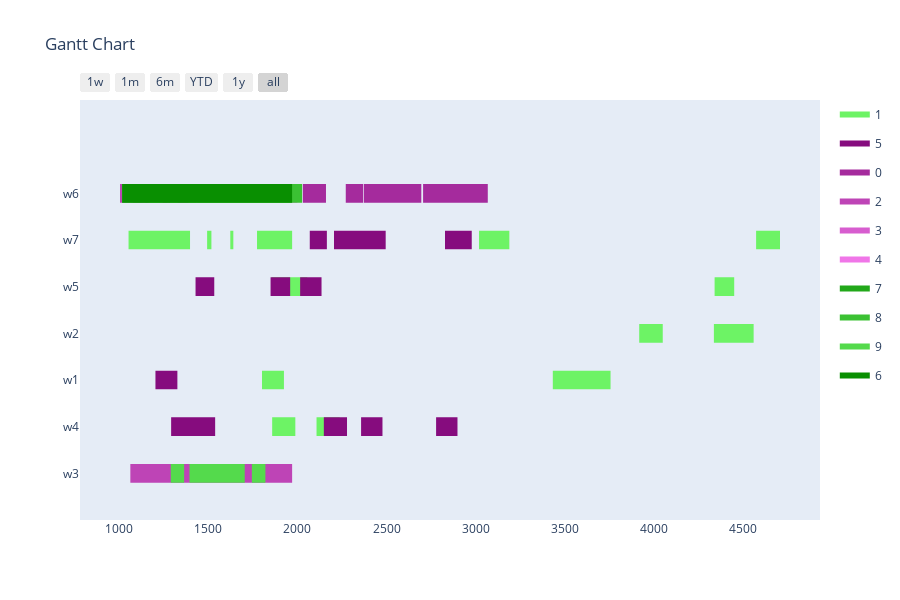

Write notebook code for a chart like this one.
### Markdown cell above
Config 3 - Only valid mutations for time slots

### Code cell
optimizer = BaseGA(env)
optimizer.configure('tardiness', 'twopointcrossover', 'roulettewheel', 'onlyfeasibletimeslot')
last_time_slot = 0
for order in orders:
    if order[1] > last_time_slot:
        last_time_slot = order[1]
# all parameters after offspring_amount are optional (in this case -> verbose=True)
result, best_fitness_history, average_fitness_history, best_generation_history, feasible_gen = optimizer.optimize(orders, max_generations, earliest_time_slot, last_time_slot, population_size, offspring_amount, verbose=True)
workstation_assignments = reformat_result(result, orders, env)
visualize(workstation_assignments, best_fitness_history, average_fitness_history, best_generation_history, feasible_gen)

### Figure 1 — Plotly figure (JSON) as saved in the notebook; plotly's stock layout.template omitted (floating-point values rounded to 4 significant figures; data arrays with more than 128 entries replaced by an {"elided": "..."} marker saying what was removed)
{"data": [{"fill": "toself", "fillcolor": "rgb(109, 243, 101)", "hoverinfo": "name", "legendgroup": "rgb(109, 243, 101)", "mode": "none", "name": "1", "type": "scatter", "x": [1397, 1493, 1493, 1397, 1397, 4574, 4697, 4697, 4574, 4574, 4612, 4708, 4708, 4612, 4612, 1623, 1773, 1773, 1623, 1623, 1517, 1640, 1640, 1517, 1517, 795, 965, 965, 795, 795, 3019, 3189, 3189, 3019, 3019, 956, 1052, 1052, 956, 956, 4341, 4451, 4451, 4341, 4341, 1855, 2055, 2055, 1855, 1855, 3918, 4050, 4050, 3918, 3918, 4337, 4560, 4560, 4337, 4337, 656, 903, 903, 656, 656, 1801, 1924, 1924, 1801, 1801, 3433, 3680, 3680, 3433, 3433, 3510, 3757, 3757, 3510, 3510, 2107, 2237, 2237, 2107, 2107, 1858, 1988, 1988, 1858], "y": [4.8, 4.8, 5.2, 5.2, null, 4.8, 4.8, 5.2, 5.2, null, 4.8, 4.8, 5.2, 5.2, null, 4.8, 4.8, 5.2, 5.2, null, 4.8, 4.8, 5.2, 5.2, null, 4.8, 4.8, 5.2, 5.2, null, 4.8, 4.8, 5.2, 5.2, null, 4.8, 4.8, 5.2, 5.2, null, 3.8, 3.8, 4.2, 4.2, null, 3.8, 3.8, 4.2, 4.2, null, 2.8, 2.8, 3.2, 3.2, null, 2.8, 2.8, 3.2, 3.2, null, 1.8, 1.8, 2.2, 2.2, null, 1.8, 1.8, 2.2, 2.2, null, 1.8, 1.8, 2.2, 2.2, null, 1.8, 1.8, 2.2, 2.2, null, 0.8, 0.8, 1.2, 1.2, null, 0.8, 0.8, 1.2, 1.2]}, {"fill": "toself", "fillcolor": "rgb(134, 12, 126)", "hoverinfo": "name", "legendgroup": "rgb(134, 12, 126)", "mode": "none", "name": "5", "type": "scatter", "x": [2069, 2165, 2165, 2069, 2069, 2325, 2495, 2495, 2325, 2325, 2205, 2328, 2328, 2205, 2205, 2828, 2978, 2978, 2828, 2828, 1428, 1533, 1533, 1428, 1428, 1849, 1959, 1959, 1849, 1849, 686, 796, 796, 686, 686, 2015, 2135, 2135, 2015, 2015, 668, 800, 800, 668, 668, 1203, 1326, 1326, 1203, 1203, 681, 928, 928, 681, 681, 2148, 2278, 2278, 2148, 2148, 604, 714, 714, 604, 604, 2357, 2477, 2477, 2357, 2357, 2778, 2898, 2898, 2778, 2778, 1291, 1431, 1431, 1291, 1291, 1414, 1524, 1524, 1414, 1414, 1418, 1538, 1538, 1418], "y": [4.8, 4.8, 5.2, 5.2, null, 4.8, 4.8, 5.2, 5.2, null, 4.8, 4.8, 5.2, 5.2, null, 4.8, 4.8, 5.2, 5.2, null, 3.8, 3.8, 4.2, 4.2, null, 3.8, 3.8, 4.2, 4.2, null, 3.8, 3.8, 4.2, 4.2, null, 3.8, 3.8, 4.2, 4.2, null, 2.8, 2.8, 3.2, 3.2, null, 1.8, 1.8, 2.2, 2.2, null, 1.8, 1.8, 2.2, 2.2, null, 0.8, 0.8, 1.2, 1.2, null, 0.8, 0.8, 1.2, 1.2, null, 0.8, 0.8, 1.2, 1.2, null, 0.8, 0.8, 1.2, 1.2, null, 0.8, 0.8, 1.2, 1.2, null, 0.8, 0.8, 1.2, 1.2, null, 0.8, 0.8, 1.2, 1.2]}, {"fill": "toself", "fillcolor": "rgb(165, 43, 157)", "hoverinfo": "name", "legendgroup": "rgb(165, 43, 157)", "mode": "none", "name": "0", "type": "scatter", "x": [2908, 3068, 3068, 2908, 2908, 1616, 1716, 1716, 1616, 1616, 739, 929, 929, 739, 739, 1129, 1279, 1279, 1129, 1129, 573, 763, 763, 573, 573, 2796, 2911, 2911, 2796, 2796, 611, 791, 791, 611, 611, 2510, 2695, 2695, 2510, 2510, 1226, 1376, 1376, 1226, 1226, 2271, 2368, 2368, 2271, 2271, 2705, 2835, 2835, 2705, 2705, 2030, 2160, 2160, 2030, 2030, 209, 339, 339, 209, 209, 2862, 2977, 2977, 2862, 2862, 2445, 2545, 2545, 2445, 2445, 2906, 3026, 3026, 2906, 2906, 969, 1159, 1159, 969, 969, 1707, 1832, 1832, 1707, 1707, 544, 600, 600, 544, 544, 2372, 2495, 2495, 2372, 2372, 443, 623, 623, 443, 443, 912, 1042, 1042, 912, 912, 1147, 1267, 1267, 1147], "y": [5.8, 5.8, 6.2, 6.2, null, 5.8, 5.8, 6.2, 6.2, null, 5.8, 5.8, 6.2, 6.2, null, 5.8, 5.8, 6.2, 6.2, null, 5.8, 5.8, 6.2, 6.2, null, 5.8, 5.8, 6.2, 6.2, null, 5.8, 5.8, 6.2, 6.2, null, 5.8, 5.8, 6.2, 6.2, null, 5.8, 5.8, 6.2, 6.2, null, 5.8, 5.8, 6.2, 6.2, null, 5.8, 5.8, 6.2, 6.2, null, 5.8, 5.8, 6.2, 6.2, null, 5.8, 5.8, 6.2, 6.2, null, 5.8, 5.8, 6.2, 6.2, null, 5.8, 5.8, 6.2, 6.2, null, 5.8, 5.8, 6.2, 6.2, null, 5.8, 5.8, 6.2, 6.2, null, 5.8, 5.8, 6.2, 6.2, null, 5.8, 5.8, 6.2, 6.2, null, 5.8, 5.8, 6.2, 6.2, null, 5.8, 5.8, 6.2, 6.2, null, 5.8, 5.8, 6.2, 6.2, null, 5.8, 5.8, 6.2, 6.2]}, {"fill": "toself", "fillcolor": "rgb(190, 68, 182)", "hoverinfo": "name", "legendgroup": "rgb(190, 68, 182)", "mode": "none", "name": "2", "type": "scatter", "x": [286, 370, 370, 286, 286, 920, 1004, 1004, 920, 920, 508, 603, 603, 508, 508, 925, 1009, 1009, 925, 925, 251, 401, 401, 251, 251, 249, 333, 333, 249, 249, 777, 843, 843, 777, 777, 259, 439, 439, 259, 259, 615, 735, 735, 615, 615, 807, 927, 927, 807, 807, 367, 487, 487, 367, 367, 460, 640, 640, 460, 460, 501, 679, 679, 501, 501, 370, 469, 469, 370, 370, 884, 1062, 1062, 884, 884, 552, 628, 628, 552, 552, 252, 328, 328, 252, 252, 409, 485, 485, 409, 409, 758, 834, 834, 758, 758, 665, 741, 741, 665, 665, 377, 464, 464, 377], "y": [5.8, 5.8, 6.2, 6.2, null, 5.8, 5.8, 6.2, 6.2, null, 5.8, 5.8, 6.2, 6.2, null, 5.8, 5.8, 6.2, 6.2, null, 5.8, 5.8, 6.2, 6.2, null, 5.8, 5.8, 6.2, 6.2, null, 5.8, 5.8, 6.2, 6.2, null, 3.8, 3.8, 4.2, 4.2, null, 3.8, 3.8, 4.2, 4.2, null, 3.8, 3.8, 4.2, 4.2, null, 3.8, 3.8, 4.2, 4.2, null, 3.8, 3.8, 4.2, 4.2, null, -0.2, -0.2, 0.2, 0.2, null, -0.2, -0.2, 0.2, 0.2, null, -0.2, -0.2, 0.2, 0.2, null, -0.2, -0.2, 0.2, 0.2, null, -0.2, -0.2, 0.2, 0.2, null, -0.2, -0.2, 0.2, 0.2, null, -0.2, -0.2, 0.2, 0.2, null, -0.2, -0.2, 0.2, 0.2, null, -0.2, -0.2, 0.2, 0.2]}, {"fill": "toself", "fillcolor": "rgb(215, 93, 207)", "hoverinfo": "name", "legendgroup": "rgb(215, 93, 207)", "mode": "none", "name": "3", "type": "scatter", "x": [776, 838, 838, 776, 776, 1029, 1149, 1149, 1029, 1029, 261, 451, 451, 261, 261, 1310, 1463, 1463, 1310, 1310, 1426, 1488, 1488, 1426, 1426, 1677, 1792, 1792, 1677, 1677, 346, 526, 526, 346, 346, 1456, 1581, 1581, 1456, 1456, 485, 675, 675, 485, 485, 490, 620, 620, 490, 490, 217, 279, 279, 217, 217, 1590, 1713, 1713, 1590, 1590, 1470, 1593, 1593, 1470, 1470, 353, 503, 503, 353, 353, 1408, 1531, 1531, 1408, 1408, 1610, 1672, 1672, 1610, 1610, 701, 824, 824, 701, 701, 1404, 1460, 1460, 1404, 1404, 1571, 1681, 1681, 1571, 1571, 400, 496, 496, 400, 400, 1699, 1829, 1829, 1699, 1699, 453, 643, 643, 453, 453, 399, 519, 519, 399], "y": [5.8, 5.8, 6.2, 6.2, null, 5.8, 5.8, 6.2, 6.2, null, 5.8, 5.8, 6.2, 6.2, null, 5.8, 5.8, 6.2, 6.2, null, 5.8, 5.8, 6.2, 6.2, null, 5.8, 5.8, 6.2, 6.2, null, 5.8, 5.8, 6.2, 6.2, null, 5.8, 5.8, 6.2, 6.2, null, 5.8, 5.8, 6.2, 6.2, null, 5.8, 5.8, 6.2, 6.2, null, 5.8, 5.8, 6.2, 6.2, null, 5.8, 5.8, 6.2, 6.2, null, 5.8, 5.8, 6.2, 6.2, null, 5.8, 5.8, 6.2, 6.2, null, 5.8, 5.8, 6.2, 6.2, null, 5.8, 5.8, 6.2, 6.2, null, 5.8, 5.8, 6.2, 6.2, null, 5.8, 5.8, 6.2, 6.2, null, 5.8, 5.8, 6.2, 6.2, null, 5.8, 5.8, 6.2, 6.2, null, 5.8, 5.8, 6.2, 6.2, null, 5.8, 5.8, 6.2, 6.2, null, 5.8, 5.8, 6.2, 6.2]}, {"fill": "toself", "fillcolor": "rgb(240, 118, 232)", "hoverinfo": "name", "legendgroup": "rgb(240, 118, 232)", "mode": "none", "name": "4", "type": "scatter", "x": {"elided": "134 int values"}, "y": {"elided": "134 float values"}}, {"fill": "toself", "fillcolor": "rgb(34, 168, 26)", "hoverinfo": "name", "legendgroup": "rgb(34, 168, 26)", "mode": "none", "name": "7", "type": "scatter", "x": {"elided": "134 int values"}, "y": {"elided": "134 float values"}}, {"fill": "toself", "fillcolor": "rgb(59, 193, 51)", "hoverinfo": "name", "legendgroup": "rgb(59, 193, 51)", "mode": "none", "name": "8", "type": "scatter", "x": [1169, 1294, 1294, 1169, 1169, 1877, 1964, 1964, 1877, 1877, 963, 1083, 1083, 963, 963, 1293, 1380, 1380, 1293, 1293, 367, 492, 492, 367, 367, 1731, 1911, 1911, 1731, 1731, 976, 1156, 1156, 976, 976, 1334, 1494, 1494, 1334, 1334, 277, 397, 397, 277, 277, 975, 1165, 1165, 975, 975, 1931, 1993, 1993, 1931, 1931, 1351, 1438, 1438, 1351, 1351, 1432, 1612, 1612, 1432, 1432, 1841, 2026, 2026, 1841, 1841, 600, 720, 720, 600, 600, 1642, 1802, 1802, 1642, 1642, 1820, 1876, 1876, 1820, 1820, 1498, 1651, 1651, 1498, 1498, 883, 1068, 1068, 883, 883, 1648, 1828, 1828, 1648, 1648, 425, 548, 548, 425, 425, 1411, 1531, 1531, 1411, 1411, 465, 645, 645, 465], "y": [5.8, 5.8, 6.2, 6.2, null, 5.8, 5.8, 6.2, 6.2, null, 5.8, 5.8, 6.2, 6.2, null, 5.8, 5.8, 6.2, 6.2, null, 5.8, 5.8, 6.2, 6.2, null, 5.8, 5.8, 6.2, 6.2, null, 5.8, 5.8, 6.2, 6.2, null, 5.8, 5.8, 6.2, 6.2, null, 5.8, 5.8, 6.2, 6.2, null, 5.8, 5.8, 6.2, 6.2, null, 5.8, 5.8, 6.2, 6.2, null, 5.8, 5.8, 6.2, 6.2, null, 5.8, 5.8, 6.2, 6.2, null, 5.8, 5.8, 6.2, 6.2, null, 5.8, 5.8, 6.2, 6.2, null, 5.8, 5.8, 6.2, 6.2, null, 5.8, 5.8, 6.2, 6.2, null, 5.8, 5.8, 6.2, 6.2, null, 5.8, 5.8, 6.2, 6.2, null, 5.8, 5.8, 6.2, 6.2, null, 5.8, 5.8, 6.2, 6.2, null, 5.8, 5.8, 6.2, 6.2, null, 5.8, 5.8, 6.2, 6.2]}, {"fill": "toself", "fillcolor": "rgb(84, 218, 76)", "hoverinfo": "name", "legendgroup": "rgb(84, 218, 76)", "mode": "none", "name": "9", "type": "scatter", "x": [1076, 1169, 1169, 1076, 1076, 572, 665, 665, 572, 572, 1243, 1327, 1327, 1243, 1243, 362, 428, 428, 362, 362, 922, 1015, 1015, 922, 922, 835, 930, 930, 835, 835, 523, 673, 673, 523, 523, 1284, 1389, 1389, 1284, 1284, 273, 487, 487, 273, 273, 717, 897, 897, 717, 717, 442, 582, 582, 442, 442, 1495, 1571, 1571, 1495, 1495, 1523, 1599, 1599, 1523, 1523, 1744, 1820, 1820, 1744, 1744, 1406, 1556, 1556, 1406, 1406, 1289, 1355, 1355, 1289, 1289, 1584, 1683, 1683, 1584, 1584, 1433, 1509, 1509, 1433, 1433, 1309, 1364, 1364, 1309, 1309, 1394, 1470, 1470, 1394, 1394, 1607, 1704, 1704, 1607], "y": [5.8, 5.8, 6.2, 6.2, null, 5.8, 5.8, 6.2, 6.2, null, 5.8, 5.8, 6.2, 6.2, null, 5.8, 5.8, 6.2, 6.2, null, 5.8, 5.8, 6.2, 6.2, null, 5.8, 5.8, 6.2, 6.2, null, 5.8, 5.8, 6.2, 6.2, null, 5.8, 5.8, 6.2, 6.2, null, 3.8, 3.8, 4.2, 4.2, null, 3.8, 3.8, 4.2, 4.2, null, 3.8, 3.8, 4.2, 4.2, null, -0.2, -0.2, 0.2, 0.2, null, -0.2, -0.2, 0.2, 0.2, null, -0.2, -0.2, 0.2, 0.2, null, -0.2, -0.2, 0.2, 0.2, null, -0.2, -0.2, 0.2, 0.2, null, -0.2, -0.2, 0.2, 0.2, null, -0.2, -0.2, 0.2, 0.2, null, -0.2, -0.2, 0.2, 0.2, null, -0.2, -0.2, 0.2, 0.2, null, -0.2, -0.2, 0.2, 0.2]}, {"fill": "toself", "fillcolor": "rgb(9, 143, 1)", "hoverinfo": "name", "legendgroup": "rgb(9, 143, 1)", "mode": "none", "name": "6", "type": "scatter", "x": {"elided": "134 int values"}, "y": {"elided": "134 float values"}}, {"legendgroup": "rgb(109, 243, 101)", "marker": {"color": "rgb(109, 243, 101)", "opacity": 0, "size": 1}, "mode": "markers", "name": "", "showlegend": false, "text": [null, null, null, null, null, null, null, null, null, null, null, null, null, null, null, null, null, null, null, null, null, null, null, null, null, null, null, null, null, null, null, null, null, null, null, null], "type": "scatter", "x": [1397, 1493, 4574, 4697, 4612, 4708, 1623, 1773, 1517, 1640, 795, 965, 3019, 3189, 956, 1052, 4341, 4451, 1855, 2055, 3918, 4050, 4337, 4560, 656, 903, 1801, 1924, 3433, 3680, 3510, 3757, 2107, 2237, 1858, 1988], "y": [5, 5, 5, 5, 5, 5, 5, 5, 5, 5, 5, 5, 5, 5, 5, 5, 4, 4, 4, 4, 3, 3, 3, 3, 2, 2, 2, 2, 2, 2, 2, 2, 1, 1, 1, 1]}, {"legendgroup": "rgb(134, 12, 126)", "marker": {"color": "rgb(134, 12, 126)", "opacity": 0, "size": 1}, "mode": "markers", "name": "", "showlegend": false, "text": [null, null, null, null, null, null, null, null, null, null, null, null, null, null, null, null, null, null, null, null, null, null, null, null, null, null, null, null, null, null, null, null, null, null, null, null], "type": "scatter", "x": [2069, 2165, 2325, 2495, 2205, 2328, 2828, 2978, 1428, 1533, 1849, 1959, 686, 796, 2015, 2135, 668, 800, 1203, 1326, 681, 928, 2148, 2278, 604, 714, 2357, 2477, 2778, 2898, 1291, 1431, 1414, 1524, 1418, 1538], "y": [5, 5, 5, 5, 5, 5, 5, 5, 4, 4, 4, 4, 4, 4, 4, 4, 3, 3, 2, 2, 2, 2, 1, 1, 1, 1, 1, 1, 1, 1, 1, 1, 1, 1, 1, 1]}, {"legendgroup": "rgb(165, 43, 157)", "marker": {"color": "rgb(165, 43, 157)", "opacity": 0, "size": 1}, "mode": "markers", "name": "", "showlegend": false, "text": [null, null, null, null, null, null, null, null, null, null, null, null, null, null, null, null, null, null, null, null, null, null, null, null, null, null, null, null, null, null, null, null, null, null, null, null, null, null, null, null, null, null, null, null, null, null], "type": "scatter", "x": [2908, 3068, 1616, 1716, 739, 929, 1129, 1279, 573, 763, 2796, 2911, 611, 791, 2510, 2695, 1226, 1376, 2271, 2368, 2705, 2835, 2030, 2160, 209, 339, 2862, 2977, 2445, 2545, 2906, 3026, 969, 1159, 1707, 1832, 544, 600, 2372, 2495, 443, 623, 912, 1042, 1147, 1267], "y": [6, 6, 6, 6, 6, 6, 6, 6, 6, 6, 6, 6, 6, 6, 6, 6, 6, 6, 6, 6, 6, 6, 6, 6, 6, 6, 6, 6, 6, 6, 6, 6, 6, 6, 6, 6, 6, 6, 6, 6, 6, 6, 6, 6, 6, 6]}, {"legendgroup": "rgb(190, 68, 182)", "marker": {"color": "rgb(190, 68, 182)", "opacity": 0, "size": 1}, "mode": "markers", "name": "", "showlegend": false, "text": [null, null, null, null, null, null, null, null, null, null, null, null, null, null, null, null, null, null, null, null, null, null, null, null, null, null, null, null, null, null, null, null, null, null, null, null, null, null, null, null, null, null], "type": "scatter", "x": [286, 370, 920, 1004, 508, 603, 925, 1009, 251, 401, 249, 333, 777, 843, 259, 439, 615, 735, 807, 927, 367, 487, 460, 640, 501, 679, 370, 469, 884, 1062, 552, 628, 252, 328, 409, 485, 758, 834, 665, 741, 377, 464], "y": [6, 6, 6, 6, 6, 6, 6, 6, 6, 6, 6, 6, 6, 6, 4, 4, 4, 4, 4, 4, 4, 4, 4, 4, 0, 0, 0, 0, 0, 0, 0, 0, 0, 0, 0, 0, 0, 0, 0, 0, 0, 0]}, {"legendgroup": "rgb(215, 93, 207)", "marker": {"color": "rgb(215, 93, 207)", "opacity": 0, "size": 1}, "mode": "markers", "name": "", "showlegend": false, "text": [null, null, null, null, null, null, null, null, null, null, null, null, null, null, null, null, null, null, null, null, null, null, null, null, null, null, null, null, null, null, null, null, null, null, null, null, null, null, null, null, null, null, null, null, null, null], "type": "scatter", "x": [776, 838, 1029, 1149, 261, 451, 1310, 1463, 1426, 1488, 1677, 1792, 346, 526, 1456, 1581, 485, 675, 490, 620, 217, 279, 1590, 1713, 1470, 1593, 353, 503, 1408, 1531, 1610, 1672, 701, 824, 1404, 1460, 1571, 1681, 400, 496, 1699, 1829, 453, 643, 399, 519], "y": [6, 6, 6, 6, 6, 6, 6, 6, 6, 6, 6, 6, 6, 6, 6, 6, 6, 6, 6, 6, 6, 6, 6, 6, 6, 6, 6, 6, 6, 6, 6, 6, 6, 6, 6, 6, 6, 6, 6, 6, 6, 6, 6, 6, 6, 6]}, {"legendgroup": "rgb(240, 118, 232)", "marker": {"color": "rgb(240, 118, 232)", "opacity": 0, "size": 1}, "mode": "markers", "name": "", "showlegend": false, "text": [null, null, null, null, null, null, null, null, null, null, null, null, null, null, null, null, null, null, null, null, null, null, null, null, null, null, null, null, null, null, null, null, null, null, null, null, null, null, null, null, null, null, null, null, null, null, null, null, null, null, null, null, null, null], "type": "scatter", "x": [125, 270, 174, 299, 159, 313, 176, 300, 166, 292, 199, 295, 136, 291, 173, 278, 178, 304, 197, 302, 170, 270, 160, 305, 193, 281, 150, 305, 189, 277, 110, 270, 182, 270, 162, 316, 170, 270, 174, 270, 181, 276, 145, 270, 160, 270, 115, 270, 151, 329, 99, 309, 110, 288], "y": [6, 6, 6, 6, 6, 6, 6, 6, 6, 6, 6, 6, 6, 6, 6, 6, 6, 6, 6, 6, 6, 6, 6, 6, 6, 6, 6, 6, 6, 6, 6, 6, 6, 6, 6, 6, 6, 6, 6, 6, 6, 6, 6, 6, 6, 6, 6, 6, 6, 6, 6, 6, 6, 6]}, {"legendgroup": "rgb(34, 168, 26)", "marker": {"color": "rgb(34, 168, 26)", "opacity": 0, "size": 1}, "mode": "markers", "name": "", "showlegend": false, "text": [null, null, null, null, null, null, null, null, null, null, null, null, null, null, null, null, null, null, null, null, null, null, null, null, null, null, null, null, null, null, null, null, null, null, null, null, null, null, null, null, null, null, null, null, null, null, null, null, null, null, null, null, null, null], "type": "scatter", "x": [464, 609, 699, 909, 581, 791, 270, 370, 251, 406, 371, 458, 486, 612, 744, 874, 748, 905, 361, 529, 491, 601, 833, 988, 354, 514, 786, 943, 301, 406, 560, 728, 505, 620, 455, 565, 491, 586, 474, 589, 359, 513, 483, 628, 646, 800, 397, 542, 592, 718, 757, 853, 220, 325], "y": [6, 6, 6, 6, 6, 6, 6, 6, 6, 6, 6, 6, 6, 6, 6, 6, 6, 6, 6, 6, 6, 6, 6, 6, 6, 6, 6, 6, 6, 6, 6, 6, 6, 6, 6, 6, 6, 6, 6, 6, 6, 6, 6, 6, 6, 6, 6, 6, 6, 6, 6, 6, 6, 6]}, {"legendgroup": "rgb(59, 193, 51)", "marker": {"color": "rgb(59, 193, 51)", "opacity": 0, "size": 1}, "mode": "markers", "name": "", "showlegend": false, "text": [null, null, null, null, null, null, null, null, null, null, null, null, null, null, null, null, null, null, null, null, null, null, null, null, null, null, null, null, null, null, null, null, null, null, null, null, null, null, null, null, null, null, null, null, null, null], "type": "scatter", "x": [1169, 1294, 1877, 1964, 963, 1083, 1293, 1380, 367, 492, 1731, 1911, 976, 1156, 1334, 1494, 277, 397, 975, 1165, 1931, 1993, 1351, 1438, 1432, 1612, 1841, 2026, 600, 720, 1642, 1802, 1820, 1876, 1498, 1651, 883, 1068, 1648, 1828, 425, 548, 1411, 1531, 465, 645], "y": [6, 6, 6, 6, 6, 6, 6, 6, 6, 6, 6, 6, 6, 6, 6, 6, 6, 6, 6, 6, 6, 6, 6, 6, 6, 6, 6, 6, 6, 6, 6, 6, 6, 6, 6, 6, 6, 6, 6, 6, 6, 6, 6, 6, 6, 6]}, {"legendgroup": "rgb(84, 218, 76)", "marker": {"color": "rgb(84, 218, 76)", "opacity": 0, "size": 1}, "mode": "markers", "name": "", "showlegend": false, "text": [null, null, null, null, null, null, null, null, null, null, null, null, null, null, null, null, null, null, null, null, null, null, null, null, null, null, null, null, null, null, null, null, null, null, null, null, null, null, null, null, null, null], "type": "scatter", "x": [1076, 1169, 572, 665, 1243, 1327, 362, 428, 922, 1015, 835, 930, 523, 673, 1284, 1389, 273, 487, 717, 897, 442, 582, 1495, 1571, 1523, 1599, 1744, 1820, 1406, 1556, 1289, 1355, 1584, 1683, 1433, 1509, 1309, 1364, 1394, 1470, 1607, 1704], "y": [6, 6, 6, 6, 6, 6, 6, 6, 6, 6, 6, 6, 6, 6, 6, 6, 4, 4, 4, 4, 4, 4, 0, 0, 0, 0, 0, 0, 0, 0, 0, 0, 0, 0, 0, 0, 0, 0, 0, 0, 0, 0]}, {"legendgroup": "rgb(9, 143, 1)", "marker": {"color": "rgb(9, 143, 1)", "opacity": 0, "size": 1}, "mode": "markers", "name": "", "showlegend": false, "text": [null, null, null, null, null, null, null, null, null, null, null, null, null, null, null, null, null, null, null, null, null, null, null, null, null, null, null, null, null, null, null, null, null, null, null, null, null, null, null, null, null, null, null, null, null, null, null, null, null, null, null, null, null, null], "type": "scatter", "x": [697, 851, 757, 845, 479, 605, 903, 991, 764, 921, 499, 619, 329, 459, 586, 673, 548, 643, 851, 956, 943, 1063, 874, 1031, 455, 550, 697, 792, 288, 466, 714, 869, 362, 522, 236, 396, 653, 783, 892, 1016, 334, 460, 624, 802, 605, 701, 351, 481, 500, 605, 911, 1035, 604, 699], "y": [6, 6, 6, 6, 6, 6, 6, 6, 6, 6, 6, 6, 6, 6, 6, 6, 6, 6, 6, 6, 6, 6, 6, 6, 6, 6, 6, 6, 6, 6, 6, 6, 6, 6, 6, 6, 6, 6, 6, 6, 6, 6, 6, 6, 6, 6, 6, 6, 6, 6, 6, 6, 6, 6]}], "layout": {"height": 600, "hovermode": "closest", "showlegend": true, "title": {"text": "Gantt Chart"}, "xaxis": {"rangeselector": {"buttons": [{"count": 7, "label": "1w", "step": "day", "stepmode": "backward"}, {"count": 1, "label": "1m", "step": "month", "stepmode": "backward"}, {"count": 6, "label": "6m", "step": "month", "stepmode": "backward"}, {"count": 1, "label": "YTD", "step": "year", "stepmode": "todate"}, {"count": 1, "label": "1y", "step": "year", "stepmode": "backward"}, {"step": "all"}]}, "showgrid": false, "type": "date", "zeroline": false}, "yaxis": {"autorange": false, "range": [-1, 8], "showgrid": false, "ticktext": ["w3", "w4", "w1", "w2", "w5", "w7", "w6"], "tickvals": [0, 1, 2, 3, 4, 5, 6], "zeroline": false}}}
